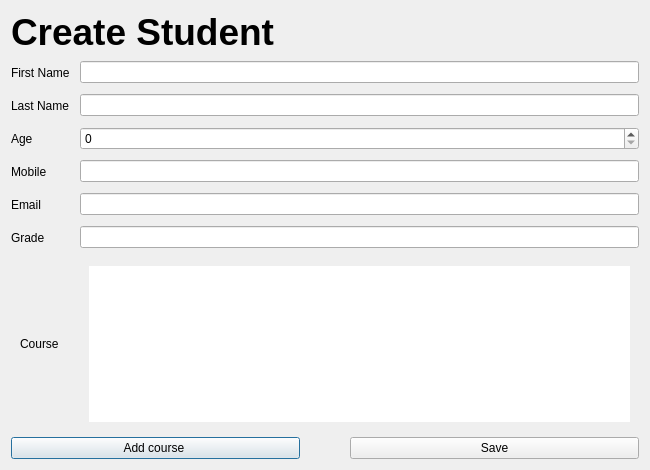
<?xml version="1.0" encoding="UTF-8"?>
<ui version="4.0">
 <class>CreateStudent</class>
 <widget class="QDialog" name="CreateStudent">
  <property name="windowModality">
   <enum>Qt::WindowModal</enum>
  </property>
  <property name="enabled">
   <bool>true</bool>
  </property>
  <property name="geometry">
   <rect>
    <x>0</x>
    <y>0</y>
    <width>650</width>
    <height>470</height>
   </rect>
  </property>
  <property name="windowTitle">
   <string>Create Student</string>
  </property>
  <property name="styleSheet">
   <string notr="true"/>
  </property>
  <layout class="QVBoxLayout" name="verticalLayout_3">
   <item>
    <widget class="QLabel" name="label_5">
     <property name="font">
      <font>
       <pointsize>28</pointsize>
       <bold>true</bold>
      </font>
     </property>
     <property name="text">
      <string>Create Student </string>
     </property>
    </widget>
   </item>
   <item>
    <layout class="QVBoxLayout" name="verticalLayout">
     <item>
      <layout class="QHBoxLayout" name="horizontalLayout_3">
       <item>
        <widget class="QLabel" name="label_fname">
         <property name="minimumSize">
          <size>
           <width>63</width>
           <height>27</height>
          </size>
         </property>
         <property name="baseSize">
          <size>
           <width>0</width>
           <height>15</height>
          </size>
         </property>
         <property name="styleSheet">
          <string notr="true"/>
         </property>
         <property name="text">
          <string>First Name</string>
         </property>
        </widget>
       </item>
       <item>
        <widget class="QLineEdit" name="lineEdit_fname_3"/>
       </item>
      </layout>
     </item>
     <item>
      <layout class="QHBoxLayout" name="horizontalLayout_4">
       <item>
        <widget class="QLabel" name="label_lname">
         <property name="minimumSize">
          <size>
           <width>63</width>
           <height>27</height>
          </size>
         </property>
         <property name="baseSize">
          <size>
           <width>0</width>
           <height>15</height>
          </size>
         </property>
         <property name="styleSheet">
          <string notr="true"/>
         </property>
         <property name="text">
          <string>Last Name </string>
         </property>
        </widget>
       </item>
       <item>
        <widget class="QLineEdit" name="lineEdit_lname_3"/>
       </item>
      </layout>
     </item>
     <item>
      <layout class="QHBoxLayout" name="horizontalLayout_5">
       <item>
        <widget class="QLabel" name="label_age">
         <property name="minimumSize">
          <size>
           <width>63</width>
           <height>27</height>
          </size>
         </property>
         <property name="baseSize">
          <size>
           <width>0</width>
           <height>15</height>
          </size>
         </property>
         <property name="styleSheet">
          <string notr="true"/>
         </property>
         <property name="text">
          <string>Age</string>
         </property>
        </widget>
       </item>
       <item>
        <widget class="QSpinBox" name="spinBox">
         <property name="sizePolicy">
          <sizepolicy hsizetype="Expanding" vsizetype="Fixed">
           <horstretch>0</horstretch>
           <verstretch>0</verstretch>
          </sizepolicy>
         </property>
        </widget>
       </item>
      </layout>
     </item>
     <item>
      <layout class="QHBoxLayout" name="horizontalLayout_6">
       <item>
        <widget class="QLabel" name="label_mobile">
         <property name="minimumSize">
          <size>
           <width>63</width>
           <height>27</height>
          </size>
         </property>
         <property name="baseSize">
          <size>
           <width>0</width>
           <height>15</height>
          </size>
         </property>
         <property name="styleSheet">
          <string notr="true"/>
         </property>
         <property name="text">
          <string>Mobile</string>
         </property>
        </widget>
       </item>
       <item>
        <widget class="QLineEdit" name="lineEdit_mobile_3"/>
       </item>
      </layout>
     </item>
     <item>
      <layout class="QHBoxLayout" name="horizontalLayout_7">
       <item>
        <widget class="QLabel" name="label_email">
         <property name="minimumSize">
          <size>
           <width>63</width>
           <height>27</height>
          </size>
         </property>
         <property name="baseSize">
          <size>
           <width>0</width>
           <height>15</height>
          </size>
         </property>
         <property name="styleSheet">
          <string notr="true"/>
         </property>
         <property name="text">
          <string>Email</string>
         </property>
        </widget>
       </item>
       <item>
        <widget class="QLineEdit" name="lineEdit_email"/>
       </item>
      </layout>
     </item>
     <item>
      <layout class="QHBoxLayout" name="horizontalLayout_2">
       <item>
        <widget class="QLabel" name="label_grade">
         <property name="minimumSize">
          <size>
           <width>63</width>
           <height>27</height>
          </size>
         </property>
         <property name="baseSize">
          <size>
           <width>0</width>
           <height>15</height>
          </size>
         </property>
         <property name="styleSheet">
          <string notr="true"/>
         </property>
         <property name="text">
          <string>Grade</string>
         </property>
        </widget>
       </item>
       <item>
        <widget class="QLineEdit" name="lineEdit_grade_3"/>
       </item>
      </layout>
     </item>
     <item>
      <widget class="QGroupBox" name="groupBox">
       <property name="styleSheet">
        <string notr="true">border : white </string>
       </property>
       <property name="title">
        <string/>
       </property>
       <layout class="QVBoxLayout" name="verticalLayout_2">
        <item>
         <layout class="QHBoxLayout" name="horizontalLayout">
          <property name="sizeConstraint">
           <enum>QLayout::SetDefaultConstraint</enum>
          </property>
          <item>
           <widget class="QLabel" name="label_course">
            <property name="minimumSize">
             <size>
              <width>63</width>
              <height>27</height>
             </size>
            </property>
            <property name="baseSize">
             <size>
              <width>0</width>
              <height>15</height>
             </size>
            </property>
            <property name="styleSheet">
             <string notr="true"/>
            </property>
            <property name="text">
             <string>Course</string>
            </property>
           </widget>
          </item>
          <item>
           <widget class="QListWidget" name="listWidget"/>
          </item>
         </layout>
        </item>
       </layout>
      </widget>
     </item>
     <item>
      <layout class="QHBoxLayout" name="horizontalLayout_8">
       <property name="spacing">
        <number>50</number>
       </property>
       <item>
        <widget class="QPushButton" name="pushButton">
         <property name="text">
          <string>Add course </string>
         </property>
        </widget>
       </item>
       <item>
        <widget class="QPushButton" name="pushButton_save">
         <property name="styleSheet">
          <string notr="true"/>
         </property>
         <property name="text">
          <string>Save</string>
         </property>
        </widget>
       </item>
      </layout>
     </item>
    </layout>
   </item>
  </layout>
 </widget>
 <resources/>
 <connections/>
</ui>
